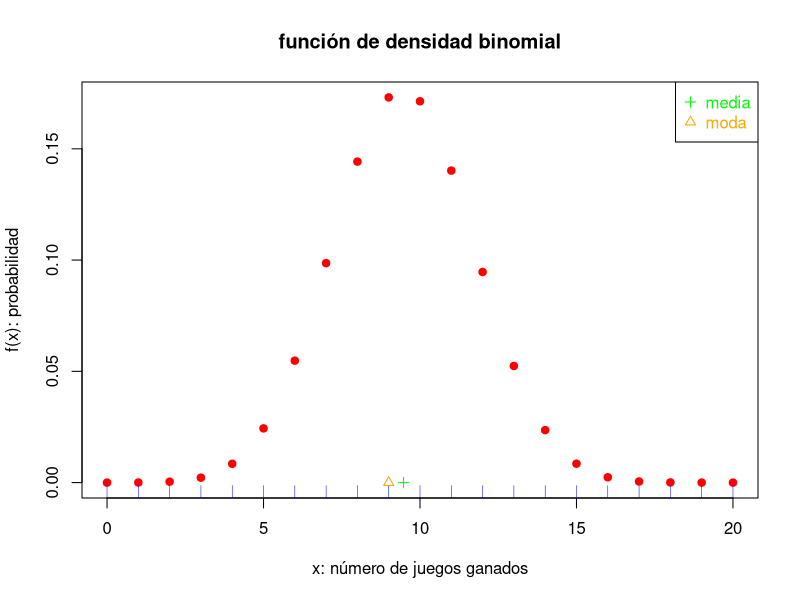
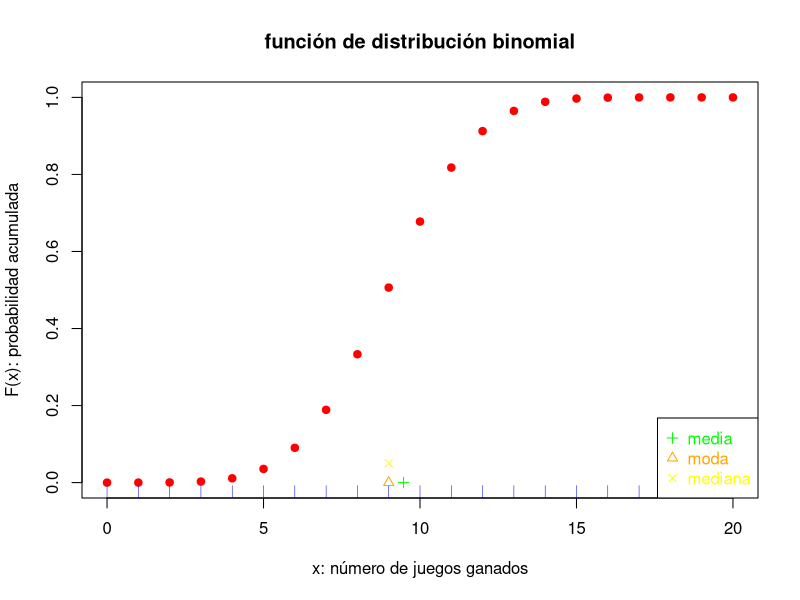
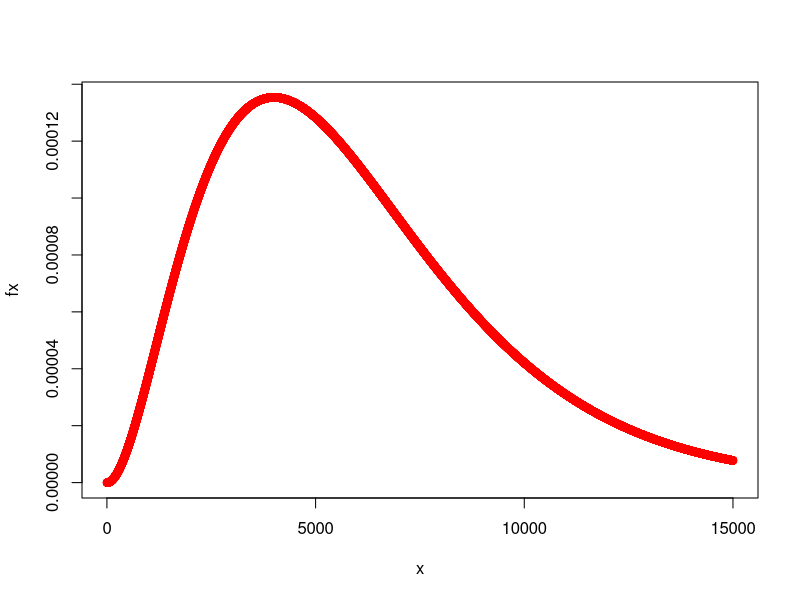
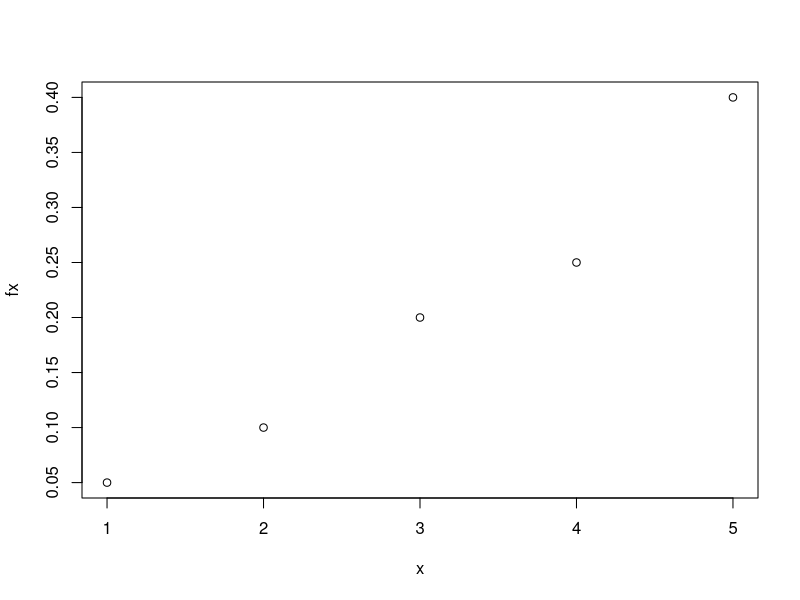

Generate these figures, in order, with R:
# Práctica: distribuciones de 
#           probabilidad discretas
# rm(list=ls())
# 
# Contenido:
#:01 Distribución binomial 

#:01 Distribución binomial ----------
# X: número de éxitos en n ensayos 
#    de Bernoulli
# X = 0,1,...,n
# n >= 1, es el total de ensayos    
# p = P(E), de cada ensayo, 0 <= p <= 1.

# a) Ejemplo: apostar un peso a los 
#    números rojos en el juego de la
#    ruleta, n = 10 y p = 18/38 = 0.4737.

# Valores de los parámetros
n<- 20 # 10 # 
p<- 18/38
x<- 0:n    # conjunto de valores posibles
f.x<- choose(n=n,k=x)*p^x*(1-p)^(n-x)
F.x<- cumsum(f.x)
fx<- dbinom(x=x,size=n,prob=p)
Fx<- pbinom(q=x,size=n,prob=p)
mat<- cbind(x,f.x,fx,F.x,Fx)
mat<- round(mat,4)
mat

moda<- which.max(fx)
moda
moda<- x[moda]
moda

media<- n*p
media
media.formula.universal<- sum(x*fx)
media.formula.universal

aux<- which(Fx>=0.5)
mediana<- x[aux[1]]
mediana

varianza<- n*p*(1-p)
varianza.formula.universal<- 
  sum((x-media)^2*fx)
varianza.formula.universal
desviacion.estandar<- sqrt(varianza)


x11()
main<- "función de densidad binomial"
xlab<- "x: número de juegos ganados"
ylab<- "f(x): probabilidad"
plot(x,fx,xlab=xlab,ylab=ylab,main=main,
     type="p",pch=19,col="red")
rug(x,col="blue")
points(c(media,moda),c(0,0),pch=c(3,2),
       col=c("green","orange"))
leyenda<- c("media","moda")
legend(x="topright",legend=leyenda,
       pch=c(3,2),col=c("green","orange"),
       text.col=c("green","orange"))

x11()
main<- "función de distribución binomial"
xlab<- "x: número de juegos ganados"
ylab<- "F(x): probabilidad acumulada"
plot(x,Fx,xlab=xlab,ylab=ylab,main=main,
     type="p",pch=19,col="red")
rug(x,col="blue")
points(c(media,moda,mediana),
       c(0,0,0.05),pch=c(3,2,4),
       col=c("green","orange","yellow"))
leyenda<- c("media","moda","mediana")
legend(x="bottomright",legend=leyenda,
       pch=c(3,2,4),
       col=c("green","orange","yellow"),
       text.col=c("green","orange","yellow"))




# ibarra, torres, ortiz, caldera, 2022-10-10


#:02 Distribución de Poisson -----
#    X~Po(mi)
#    f(x) = P(X=x) = exp(-mi)mi^x/x!
#    para x = 0,1,2,...

# Ejercicio 3.105 del libro de Montgomery
# a)
mi<- 0.5  
x<- 0
f.x<- exp(-mi)*mi^x/factorial(x)
fx<- dpois(x=x,lambda=mi)
c(x,fx,f.x)

# b)
mi<- 5  
x<- 0
f.x<- exp(-mi)*mi^x/factorial(x)
fx<- dpois(x=x,lambda=mi)
c(x,fx,f.x)
# c)
# Z = número de autos con defectos en superficie plástica
# Z~bin(n=10,p=0.3935)
n<- 10
p<- 0.3935
# C = {Z<=1}; a lo más hay 1 defecto
z<- 1  
Fz<- pbinom(q=z,size=10,prob=p)
f.z<- dbinom(x=c(0,1),size=10,prob=p)
F.z<- cumsum(f.z)
c(z,Fz,F.z)

#:03 Distribuciones geométrica y binomial negativa ----------

p<- 0.0005
r<- 3
# conjunto de valores posibles
x<- r:15000  
x.aux<- x-r   # OJO con esta linea

fx<- dnbinom(x=x.aux,size=r,prob=p)
moda<- which.max(fx)
moda<- moda+r

fx[1]   # P(X=3) = f(3)
fx[2]   # P(X=4) = f(4)
fx[3]   # P(X=5) = f(5)


x11()
plot(x,fx,col="red")

# b) Ejercicio 3.83 p.p 83 (106)
# X = tiempo de paro de la linea de producción
#     (hasta que haya 3 costales con bajo peso)
# X ~ binneg(r=3,p=0.001)

r<- 3
p<- 0.001
mi<- r/p               # EX
sigma2<- r*(1-p)/p^2   # VX
sigma<- sqrt(sigma2)   # d.e.(X)
c(mi,sigma2,sigma)

# Obtenga  además la probabilidad del evento 
# {X<9} = {X<=8} =
# Tres formas de calcular esta probabilidad

0.001^3*( 
  choose(n=2,k=2)*0.999^0 +choose(n=3,k=2)*0.999^1
  +choose(n=4,k=2)*0.999^2 +choose(n=5,k=2)*0.999^3
  +choose(n=6,k=2)*0.999^4 +choose(n=7,k=2)*0.999^5)

x<- r:8
fx<- choose(n=x-1,k=r-1)*p^r*(1-p)^(x-r)
sum(fx)

pnbinom(q=8-r,size=r,prob=p)   # OJO con esta linea


#pnbinom(q=3-r,size=r,prob=p)  


#:04 Función generadora de momentos ------
#    Práctica que toma como base Ejercicio 3.115 p.p. 94 (117)

# conjunto de valores posibles
x<- 1:5
fx<- c(0.05,0.1,0.2,0.25,0.4)

x11()
plot(x,fx)

tabla<- cbind(x,fx)
tabla
colSums(tabla)

xfx<- x*fx
x2fx<- x^2*fx
x3fx<- x^3*fx

tabla<- cbind(tabla,xfx,x2fx,x3fx)
tabla
colSums(tabla)




